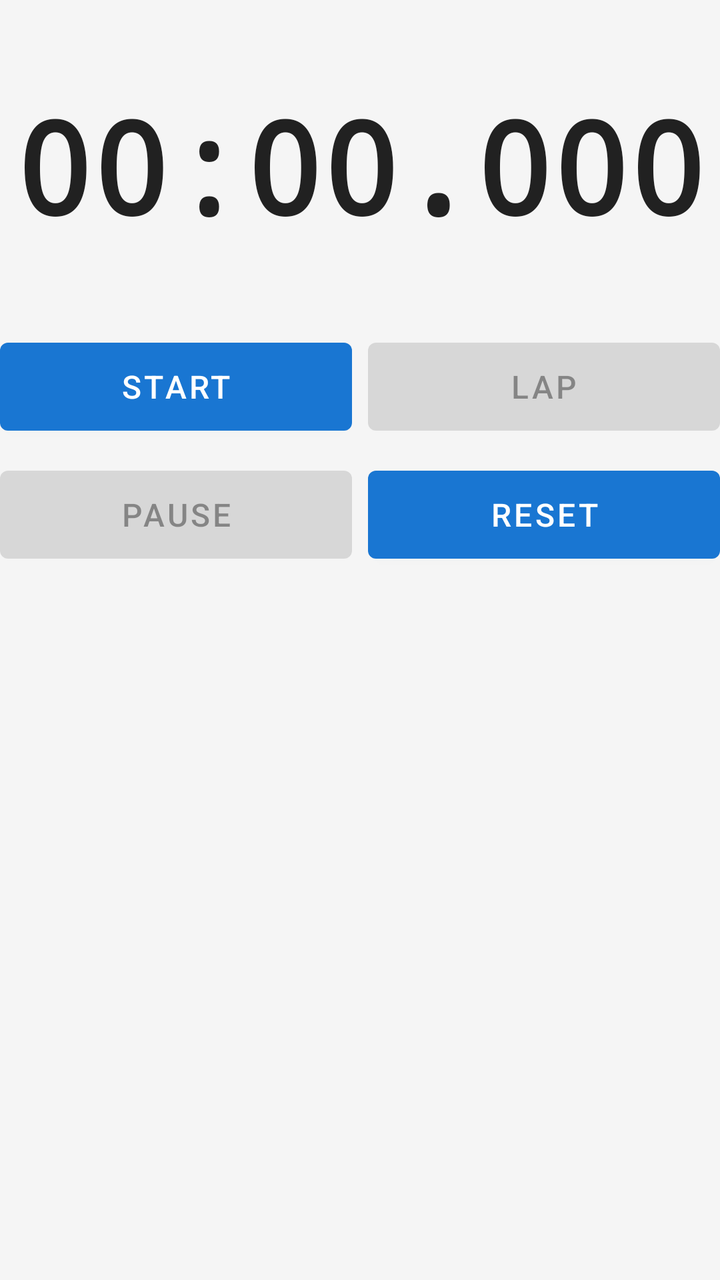
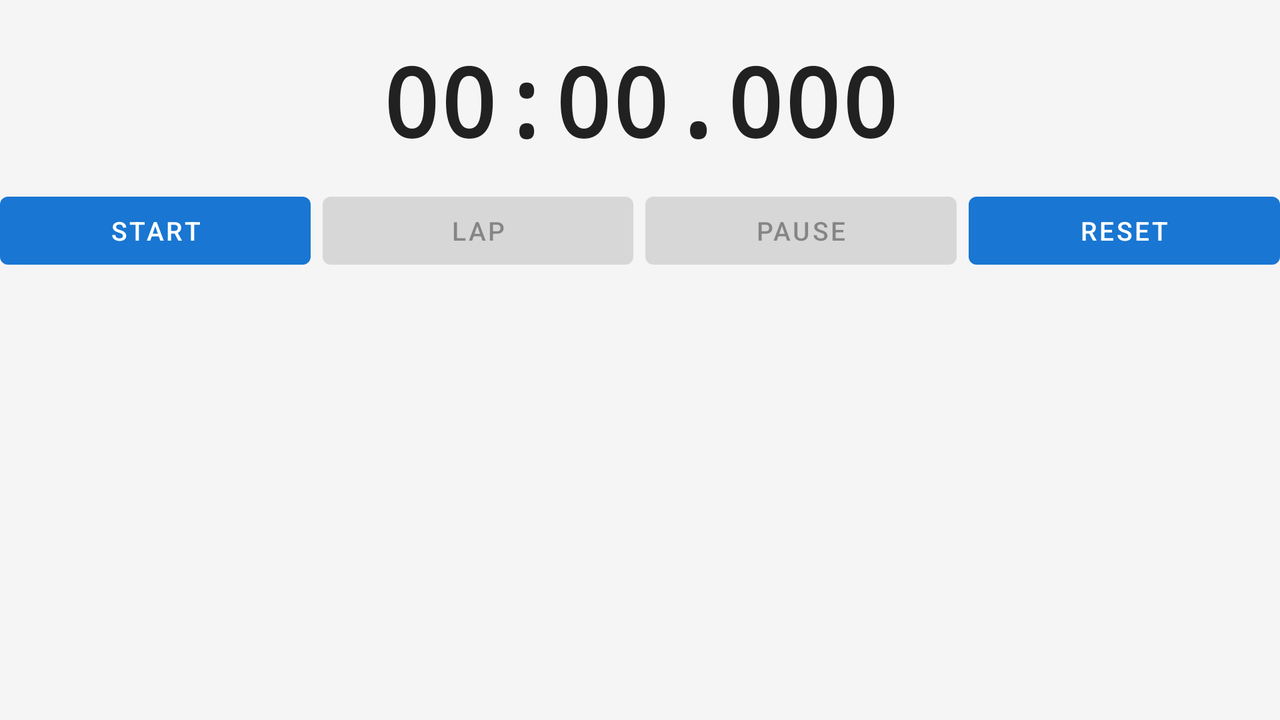

Two renders of one Android screen. The first uses the default layout on a phone; the second uses the alternative layout the repository ships for a different screen configuration, on a matching device. The two XML files are below.
<!-- AndroidManifest.xml: application theme AppTheme -->
<!-- res/layout/fragment_stopwatch.xml -->
<?xml version="1.0" encoding="utf-8"?>
<LinearLayout
    xmlns:android="http://schemas.android.com/apk/res/android"
    xmlns:tools="http://schemas.android.com/tools"
    android:layout_width="match_parent"
    android:layout_height="match_parent"
    android:orientation="vertical"
    android:background="@color/background_color"
    android:paddingStart="@dimen/activity_horizontal_margin"
    android:paddingEnd="@dimen/activity_horizontal_margin"
    android:paddingTop="@dimen/activity_vertical_margin"
    android:paddingBottom="@dimen/activity_vertical_margin"
    tools:context=".MainActivity">

    
    <TextView
        android:id="@+id/textView"
        android:layout_width="match_parent"
        android:layout_height="wrap_content"
        android:gravity="center"
        android:paddingTop="40dp"
        android:paddingBottom="40dp"
        android:text="@string/timer_default"
        android:textSize="64sp"
        android:textStyle="bold"
        android:textColor="@color/timer_color"
        android:fontFamily="monospace" />

    
    <LinearLayout
        android:layout_width="match_parent"
        android:layout_height="56dp"
        android:orientation="horizontal"
        android:layout_marginBottom="8dp">

        <Button
            android:id="@+id/startbutton"
            android:layout_width="0dp"
            android:layout_height="match_parent"
            android:layout_weight="1"
            android:layout_marginEnd="4dp"
            android:text="@string/button_start"
            android:textSize="16sp" />

        <Button
            android:id="@+id/lapbutton"
            android:layout_width="0dp"
            android:layout_height="match_parent"
            android:layout_weight="1"
            android:layout_marginStart="4dp"
            android:enabled="false"
            android:text="@string/button_lap"
            android:textSize="16sp" />
    </LinearLayout>

    
    <LinearLayout
        android:layout_width="match_parent"
        android:layout_height="56dp"
        android:orientation="horizontal">

        <Button
            android:id="@+id/pausebutton"
            android:layout_width="0dp"
            android:layout_height="match_parent"
            android:layout_weight="1"
            android:layout_marginEnd="4dp"
            android:enabled="false"
            android:text="@string/button_pause"
            android:textSize="16sp" />

        <Button
            android:id="@+id/resetbutton"
            android:layout_width="0dp"
            android:layout_height="match_parent"
            android:layout_weight="1"
            android:layout_marginStart="4dp"
            android:text="@string/button_reset"
            android:textSize="16sp" />
    </LinearLayout>

    
    <TextView
        android:id="@+id/lapsHeader"
        android:layout_width="match_parent"
        android:layout_height="wrap_content"
        android:text="@string/laps_header"
        android:textSize="11sp"
        android:textStyle="bold"
        android:textColor="@color/accent_color"
        android:paddingTop="16dp"
        android:paddingBottom="4dp"
        android:letterSpacing="0.15"
        android:visibility="gone" />

    
    <ScrollView
        android:id="@+id/lapScrollView"
        android:layout_width="match_parent"
        android:layout_height="0dp"
        android:layout_weight="1"
        android:scrollbars="vertical"
        android:fadeScrollbars="false"
        android:visibility="gone">

        <LinearLayout
            android:id="@+id/lapContainer"
            android:layout_width="match_parent"
            android:layout_height="wrap_content"
            android:orientation="vertical" />
    </ScrollView>

</LinearLayout>
<!-- resources referenced by this layout -->
<resources>
  <color name="accent_color">#1976D2</color>
  <color name="background_color">#F5F5F5</color>
  <color name="timer_color">#212121</color>
  <string name="button_lap">LAP</string>
  <string name="button_pause">PAUSE</string>
  <string name="button_reset">RESET</string>
  <string name="button_start">START</string>
  <string name="laps_header">LAPS</string>
  <string name="timer_default">00:00.000</string>
  <style name="AppTheme" parent="Theme.MaterialComponents.Light.DarkActionBar">
          <item name="colorPrimary">#1976D2</item>
          <item name="colorPrimaryDark">#1565C0</item>
          <item name="colorAccent">#1976D2</item>
      </style>
</resources>
<!-- res/layout-land/fragment_stopwatch.xml (the repository's variant of the layout above) -->
<!-- drawn on the phone turned sideways -->
<?xml version="1.0" encoding="utf-8"?>
<LinearLayout
    xmlns:android="http://schemas.android.com/apk/res/android"
    xmlns:tools="http://schemas.android.com/tools"
    android:layout_width="match_parent"
    android:layout_height="match_parent"
    android:orientation="vertical"
    android:background="@color/background_color"
    android:paddingStart="@dimen/activity_horizontal_margin"
    android:paddingEnd="@dimen/activity_horizontal_margin"
    android:paddingTop="8dp"
    android:paddingBottom="8dp"
    tools:context=".MainActivity">

    
    <TextView
        android:id="@+id/textView"
        android:layout_width="match_parent"
        android:layout_height="wrap_content"
        android:gravity="center"
        android:paddingTop="10dp"
        android:paddingBottom="10dp"
        android:text="@string/timer_default"
        android:textSize="48sp"
        android:textStyle="bold"
        android:textColor="@color/timer_color"
        android:fontFamily="monospace" />

    
    <LinearLayout
        android:layout_width="match_parent"
        android:layout_height="46dp"
        android:orientation="horizontal"
        android:layout_marginBottom="8dp">

        <Button
            android:id="@+id/startbutton"
            android:layout_width="0dp"
            android:layout_height="match_parent"
            android:layout_weight="1"
            android:layout_marginEnd="3dp"
            android:text="@string/button_start"
            android:textSize="13sp" />

        <Button
            android:id="@+id/lapbutton"
            android:layout_width="0dp"
            android:layout_height="match_parent"
            android:layout_weight="1"
            android:layout_marginStart="3dp"
            android:layout_marginEnd="3dp"
            android:enabled="false"
            android:text="@string/button_lap"
            android:textSize="13sp" />

        <Button
            android:id="@+id/pausebutton"
            android:layout_width="0dp"
            android:layout_height="match_parent"
            android:layout_weight="1"
            android:layout_marginStart="3dp"
            android:layout_marginEnd="3dp"
            android:enabled="false"
            android:text="@string/button_pause"
            android:textSize="13sp" />

        <Button
            android:id="@+id/resetbutton"
            android:layout_width="0dp"
            android:layout_height="match_parent"
            android:layout_weight="1"
            android:layout_marginStart="3dp"
            android:text="@string/button_reset"
            android:textSize="13sp" />
    </LinearLayout>

    
    <TextView
        android:id="@+id/lapsHeader"
        android:layout_width="match_parent"
        android:layout_height="wrap_content"
        android:text="@string/laps_header"
        android:textSize="11sp"
        android:textStyle="bold"
        android:textColor="@color/accent_color"
        android:paddingTop="4dp"
        android:paddingBottom="4dp"
        android:letterSpacing="0.15"
        android:visibility="gone" />

    
    <ScrollView
        android:id="@+id/lapScrollView"
        android:layout_width="match_parent"
        android:layout_height="0dp"
        android:layout_weight="1"
        android:scrollbars="vertical"
        android:fadeScrollbars="false"
        android:visibility="gone">

        <LinearLayout
            android:id="@+id/lapContainer"
            android:layout_width="match_parent"
            android:layout_height="wrap_content"
            android:orientation="vertical" />
    </ScrollView>

</LinearLayout>
